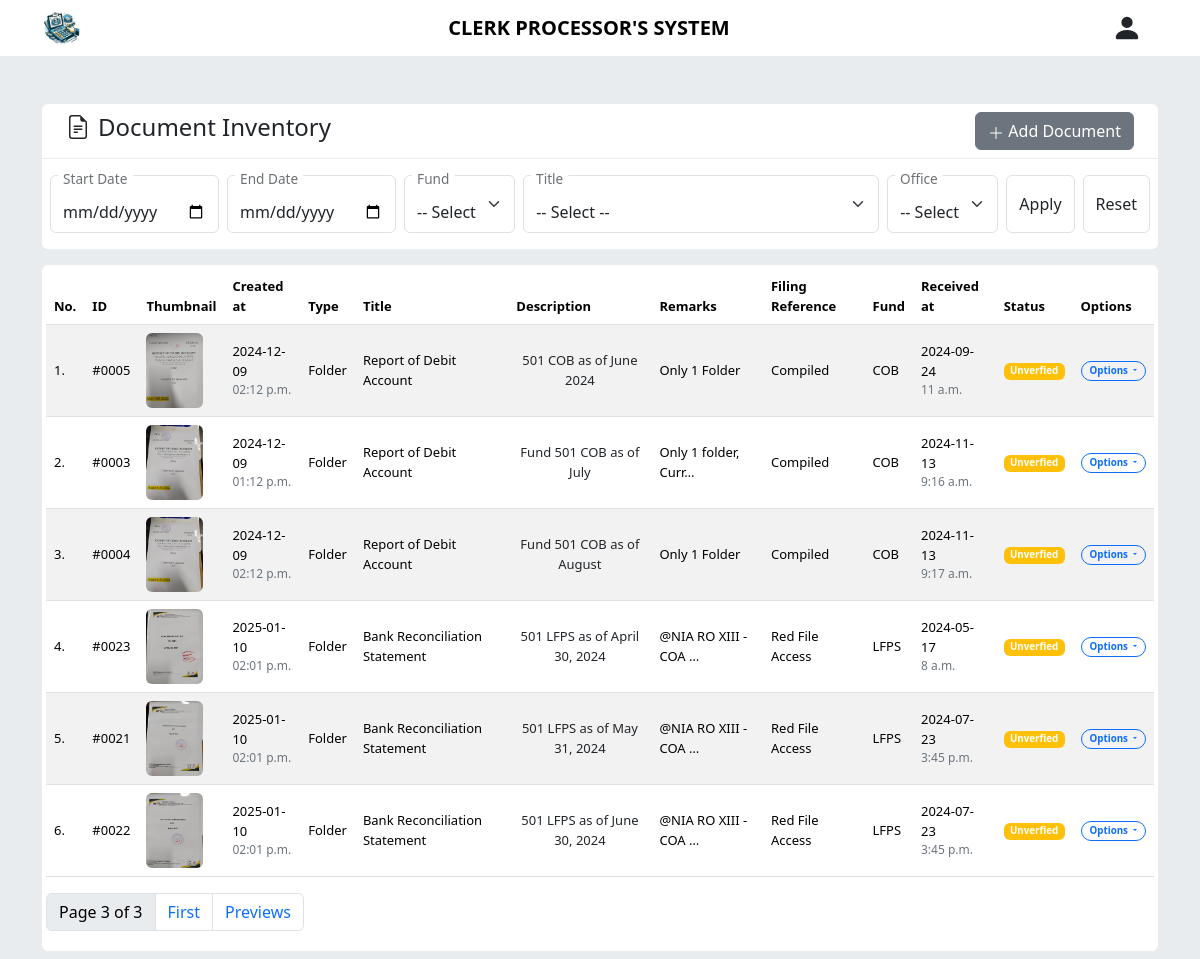
/doc-inventory/?page=3, run on the app's committed database.
### docsInventoryHandler/models.py (models this page shows, shortened)
class Document(models.Model):
    type = models.CharField(max_length=100)
    title = models.CharField(max_length=100)
    description = models.CharField(max_length=250)
    doc_year = models.IntegerField()
    doc_month = models.IntegerField()
    remarks = models.CharField(max_length=150)
    filing_ref = models.CharField(max_length=60)
    fund = models.CharField(max_length=10)
    date_received = models.DateField()
    time_received = models.TimeField()
    created_at = models.DateTimeField(auto_now_add=True)
    updated_at = models.DateTimeField(auto_now=True)
    thumbnail = models.FileField(upload_to="MultiFiles/Inventory/thumbnail", blank=True, null=True)
    attachment = models.FileField(upload_to="MultiFiles/Inventory/attachment", blank=True, null=True)
    status = models.CharField(max_length=20, default="unverified")
    office = models.CharField(max_length=100, default="ASDI")

### docsInventoryHandler/views.py (the view)
# urls.py: path("", views.index, name="index"),
def index(request):
    docs = Document.objects.all().order_by('fund', 'doc_month')
    paginator = Paginator(docs, 10)
    page_number = request.GET.get("page")
    page_obj = paginator.get_page(page_number)
    titles = [title[0] for title in DocumentForm.DOCUMENT_TITLE]
    funds = [fund[0] for fund in DocumentForm.FUND_CHOICES]
    offices = [office[0] for office in DocumentForm.OFFICE_CHOICES]
    if request.method == 'POST':
        form = DocumentForm(request.POST, request.FILES)
        if form.is_valid():
            form.save()
            return redirect('docsInventoryIndex')
    else:
        form = DocumentForm()
    return render(request, 'docsInventoryHandler/index.html', {'form': form, 'docs': page_obj, 'titles':titles, 'funds':funds, 'offices':offices, 'page_obj':page_obj})

### docsInventoryHandler/templates/docsInventoryHandler/index.html (shortened to what this page needs)
{% extends 'base/base.html' %}
{% block content %}
<div class="container mt-5">
    <div class="my-2 bg-white rounded-top px-4 py-2 d-flex flex-col justify-content-between">
        <h4 class="d-flex align-items-center gap-2">
            Document Inventory
        </h4>
        {% include 'docsInventoryHandler/modals/modalForm.html' %}
    </div>
    <form class="bg-white rounded-bottom d-flex py-3 gap-2 px-2" style="margin-top: -7px;" action="/doc-inventory/filtered/" method="POST">
            <div class="d-flex flex-col justify-content-start rounded">
                <div class="form-floating">
                    <input type="date" class="form-control" id="dateInput" name="startdate" value="{{filters.startdate}}">
                    <label for="floatingStartDate" style="margin-top: -14px;">Start Date</label>
                </div>
            </div>
            <div class="d-flex flex-col justify-content-start rounded">
                <div class="form-floating">
                    <input type="date" class="form-control" id="dateInput" name="enddate" value="{{filters.enddate}}">
                    <label for="floatingEndDate" style="margin-top: -14px;">End Date</label>
                </div>
            </div>
            <div class="d-flex flex-col justify-content-start rounded">
                <div class="form-floating">
                    <select class="form-select" id="floatingSelect" aria-label="Floating label select example" name="fund">
                    {% if filters.fund %}
                    <option selected value={{filters.fund}}>
                        {{ filters.fund }}
                    </option>
                    {% else %}
                    <option value="">-- Select --</option>
                    {% endif %}
                    </select>
                    <label for="floatingSelect" style="margin-top: -14px;">Fund</label>
                  </div>
            </div>
            <div class="d-flex flex-col justify-content-start rounded">
                <div class="form-floating">
                    <select class="form-select" id="floatingSelect" aria-label="Floating label select example" name="title">
                    {% if filters.title %}
                    <option selected value="{{filters.title}}">
                    {{ filters.title }}
                    <option value="">-- Select --</option>
                    </option>
                    {% else %}
                    <option value="">-- Select --</option>
                    {% endif %}
                    </select>
                    <label for="floatingSelect" style="margin-top: -14px;">Title</label>
                  </div>
            </div>
            <div class="d-flex flex-col justify-content-start rounded">
                <div class="form-floating">
                    <select class="form-select" id="floatingSelect" aria-label="Floating label select example" name="office">
                    {% if filters.office %}
                    <option selected value="{{filters.office}}">
                    {{ filters.office }}
                    <option value="">-- Select --</option>
                    </option>
                    {% else %}
                    <option value="">-- Select --</option>
                    {% endif %}
                    </select>
                    <label for="floatingSelect" style="margin-top: -14px;">Office</label>
                  </div>
            </div>
            <button class="btn border" type="submit">
                  <span>Apply</span>
            </button>
            <button class="btn border" type="reset">
                  <a href="" class="text-decoration-none text-dark">Reset</a>
            </button>
    </form>
    <div class="my-2 bg-white rounded p-1 mt-3">
        {% include 'docsInventoryHandler/tables/documents-table.html' %}
    </div>
</div>
{% endblock %}

### docsInventoryHandler/templates/docsInventoryHandler/tables/documents-table.html (shortened to what this page needs)
{% if docs %}
<table class="table table-striped rounded p-0" style="font-size: 13px;">
    <thead>
      <tr>
        <th scope="col">No.</th>
        <th scope="col">ID</th>
        <th scope="col">Thumbnail</th>
        <th scope="col">Created at</th>
        <th scope="col">Type</th>
        <th scope="col">Title</th>
        <th scope="col">Description</th>
        <th scope="col">Remarks</th>
        <th scope="col">Filing Reference</th>
        <th scope="col">Fund</th>
        <th scope="col">Received at</th>
        <th scope="col">Status</th>
        <th scope="col">Options</th>
      </tr>
    </thead>
    <tbody>
      {% for doc in docs %}
        <tr class="align-middle">
          <td>
            {{forloop.counter }}.
          </td>
          <td>
            #{{ doc.id |stringformat:"04d"}}
          </td>
          <td>
            {% if doc.thumbnail %}
            <a href="/media/{{doc.thumbnail}}">
              <img src="/media/{{doc.thumbnail}}" alt="img" height="75px" class="rounded">
            </a>
            {% endif %}
          </td>
          <td>
            {{doc.created_at|date:"Y-m-d"}}
            <br>
            <div class="text-secondary" style="font-size: 12px;">
              {{doc.created_at|date:"h:m a"}}
            </div>
          </td>
            <td>{{doc.type}}</td>
            <td>{{doc.title}}</td>
            <td>
              <div class="btn align-start p-0" data-bs-toggle="tooltip" data-bs-placement="top" data-bs-title='{{doc.description}}' style="font-size: 13px;">
                {{doc.description|truncatechars:44}}
              </div>
            </td>
            <td>
                {{doc.remarks|truncatechars:20}}
            </td>
            <td>{{doc.filing_ref}}</td>
            <td>{{doc.fund}}</td>
            <td>{{doc.date_received|date:'Y-m-d'}} <div class="text-secondary" style="font-size: 12px;">{{doc.time_received}}</div></td>
            <td>
              {% if doc.status == "verified" %}
              <div class="badge text-bg-success text-white align-middle">
                Verified
              </div>
              {% elif doc.status == "unverified" %}
              <div class="badge text-bg-warning text-white align-middle">
                Unverfied
              </div>
              {% endif %}
            </td>
            <td>
              <div class="btn-group">
                <button type="button" class="btn border border-primary text-primary px-2 py-1 badge rounded-pill dropdown-toggle" data-bs-toggle="dropdown" aria-expanded="false">
                  Options
                </button>
              </div>
            </td>
        </tr>
      {% endfor %}
    </tbody>
  </table>
{% if page_obj.number %}
<nav aria-label="Page navigation example">
  <ul class="pagination">
    <li class="page-item disabled">
      <a href="" class="page-link text-black">
        Page {{ page_obj.number }} of {{ page_obj.paginator.num_pages }}
      </a>
    </li>
    {% if page_obj.has_previous %}
    <li class="page-item"><a class="page-link" href="?page=1">First</a></li>
    <li class="page-item"><a class="page-link" href="?page={{ page_obj.previous_page_number }}">Previews</a></li>
    {% endif %}
  </ul>
</nav>
{% endif %}
  {% else %}
  <p class="text-center pt-2">No Records Found</p>
  {% endif %}

### data on the page
Document: id "0005", thumbnail (picture), created_at "2024-12-09", created_at "02:12 p.m.", type "Folder", title "Report of Debit Account", description "501 COB as of June 2024", remarks "Only 1 Folder", filing_ref "Compiled", fund "COB", date_received "2024-09-24", time_received "11 a.m.", status "Unverfied"
Document: id "0003", thumbnail (picture), created_at "2024-12-09", created_at "01:12 p.m.", type "Folder", title "Report of Debit Account", description "Fund 501 COB as of July", remarks "Only 1 folder, Curr…", filing_ref "Compiled", fund "COB", date_received "2024-11-13", time_received "9:16 a.m.", status "Unverfied"
Document: id "0004", thumbnail (picture), created_at "2024-12-09", created_at "02:12 p.m.", type "Folder", title "Report of Debit Account", description "Fund 501 COB as of August", remarks "Only 1 Folder", filing_ref "Compiled", fund "COB", date_received "2024-11-13", time_received "9:17 a.m.", status "Unverfied"
Document: id "0023", thumbnail (picture), created_at "2025-01-10", created_at "02:01 p.m.", type "Folder", title "Bank Reconciliation Statement", description "501 LFPS as of April 30, 2024", remarks "@NIA RO XIII - COA …", filing_ref "Red File Access", fund "LFPS", date_received "2024-05-17", time_received "8 a.m.", status "Unverfied"
Document: id "0021", thumbnail (picture), created_at "2025-01-10", created_at "02:01 p.m.", type "Folder", title "Bank Reconciliation Statement", description "501 LFPS as of May 31, 2024", remarks "@NIA RO XIII - COA …", filing_ref "Red File Access", fund "LFPS", date_received "2024-07-23", time_received "3:45 p.m.", status "Unverfied"
Document: id "0022", thumbnail (picture), created_at "2025-01-10", created_at "02:01 p.m.", type "Folder", title "Bank Reconciliation Statement", description "501 LFPS as of June 30, 2024", remarks "@NIA RO XIII - COA …", filing_ref "Red File Access", fund "LFPS", date_received "2024-07-23", time_received "3:45 p.m.", status "Unverfied"

### other printed values
{{ page_obj.number }} "3"
{{ page_obj.paginator.num_pages }} "3"
